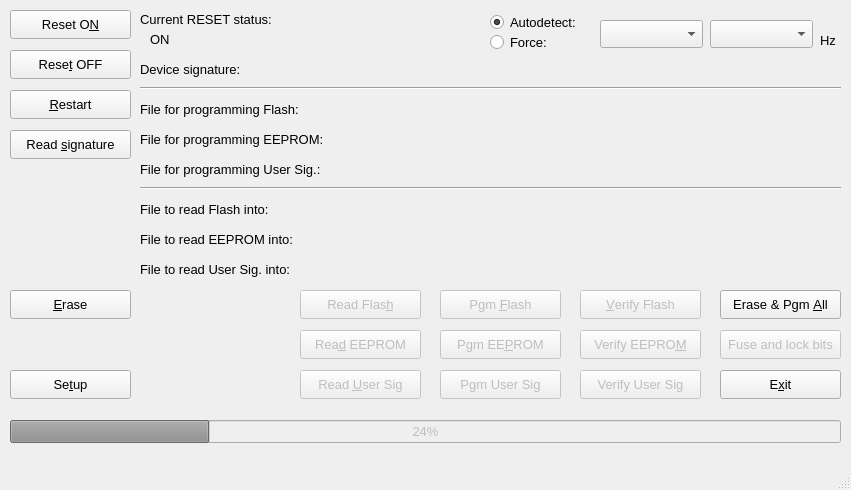
<?xml version="1.0" encoding="UTF-8"?>
<ui version="4.0">
 <class>isp_gui</class>
 <widget class="QMainWindow" name="isp_gui">
  <property name="geometry">
   <rect>
    <x>0</x>
    <y>0</y>
    <width>851</width>
    <height>490</height>
   </rect>
  </property>
  <property name="minimumSize">
   <size>
    <width>851</width>
    <height>490</height>
   </size>
  </property>
  <property name="maximumSize">
   <size>
    <width>851</width>
    <height>490</height>
   </size>
  </property>
  <property name="font">
   <font>
    <pointsize>10</pointsize>
   </font>
  </property>
  <property name="windowTitle">
   <string>ISP Programmer</string>
  </property>
  <property name="windowIcon">
   <iconset resource="../isp_gui.qrc">
    <normaloff>:/img/mainicon.ico</normaloff>:/img/mainicon.ico</iconset>
  </property>
  <property name="toolTip">
   <string/>
  </property>
  <property name="locale">
   <locale language="English" country="UnitedStates"/>
  </property>
  <widget class="QWidget" name="centralWidget">
   <widget class="QPushButton" name="pushButtonResetOn">
    <property name="geometry">
     <rect>
      <x>10</x>
      <y>10</y>
      <width>121</width>
      <height>29</height>
     </rect>
    </property>
    <property name="text">
     <string>Reset O&amp;N</string>
    </property>
   </widget>
   <widget class="QPushButton" name="pushButtonResetOff">
    <property name="geometry">
     <rect>
      <x>10</x>
      <y>50</y>
      <width>121</width>
      <height>29</height>
     </rect>
    </property>
    <property name="text">
     <string>Rese&amp;t OFF</string>
    </property>
   </widget>
   <widget class="QPushButton" name="pushButtonRestart">
    <property name="geometry">
     <rect>
      <x>10</x>
      <y>90</y>
      <width>121</width>
      <height>29</height>
     </rect>
    </property>
    <property name="text">
     <string>&amp;Restart</string>
    </property>
   </widget>
   <widget class="QPushButton" name="pushButtonReadSig">
    <property name="geometry">
     <rect>
      <x>10</x>
      <y>130</y>
      <width>121</width>
      <height>29</height>
     </rect>
    </property>
    <property name="text">
     <string>Read &amp;signature</string>
    </property>
   </widget>
   <widget class="QPushButton" name="pushButtonErase">
    <property name="geometry">
     <rect>
      <x>10</x>
      <y>290</y>
      <width>121</width>
      <height>29</height>
     </rect>
    </property>
    <property name="text">
     <string>&amp;Erase</string>
    </property>
   </widget>
   <widget class="QPushButton" name="pushButtonSetup">
    <property name="geometry">
     <rect>
      <x>10</x>
      <y>370</y>
      <width>121</width>
      <height>29</height>
     </rect>
    </property>
    <property name="text">
     <string>Se&amp;tup</string>
    </property>
   </widget>
   <widget class="QPushButton" name="pushButtonReadFlash">
    <property name="enabled">
     <bool>false</bool>
    </property>
    <property name="geometry">
     <rect>
      <x>300</x>
      <y>290</y>
      <width>121</width>
      <height>29</height>
     </rect>
    </property>
    <property name="text">
     <string>Read Flas&amp;h</string>
    </property>
   </widget>
   <widget class="QPushButton" name="pushButtonPgmFlash">
    <property name="enabled">
     <bool>false</bool>
    </property>
    <property name="geometry">
     <rect>
      <x>440</x>
      <y>290</y>
      <width>121</width>
      <height>29</height>
     </rect>
    </property>
    <property name="text">
     <string>Pgm &amp;Flash</string>
    </property>
   </widget>
   <widget class="QPushButton" name="pushButtonVerifyFlash">
    <property name="enabled">
     <bool>false</bool>
    </property>
    <property name="geometry">
     <rect>
      <x>580</x>
      <y>290</y>
      <width>121</width>
      <height>29</height>
     </rect>
    </property>
    <property name="text">
     <string>&amp;Verify Flash</string>
    </property>
   </widget>
   <widget class="QPushButton" name="pushButtonErasePgmAll">
    <property name="geometry">
     <rect>
      <x>720</x>
      <y>290</y>
      <width>121</width>
      <height>29</height>
     </rect>
    </property>
    <property name="text">
     <string>Erase &amp;&amp; Pgm &amp;All</string>
    </property>
   </widget>
   <widget class="QPushButton" name="pushButtonReadEeprom">
    <property name="enabled">
     <bool>false</bool>
    </property>
    <property name="geometry">
     <rect>
      <x>300</x>
      <y>330</y>
      <width>121</width>
      <height>29</height>
     </rect>
    </property>
    <property name="text">
     <string>Rea&amp;d EEPROM</string>
    </property>
   </widget>
   <widget class="QPushButton" name="pushButtonPgmEeprom">
    <property name="enabled">
     <bool>false</bool>
    </property>
    <property name="geometry">
     <rect>
      <x>440</x>
      <y>330</y>
      <width>121</width>
      <height>29</height>
     </rect>
    </property>
    <property name="text">
     <string>Pgm EE&amp;PROM</string>
    </property>
   </widget>
   <widget class="QPushButton" name="pushButtonVerifyEeprom">
    <property name="enabled">
     <bool>false</bool>
    </property>
    <property name="geometry">
     <rect>
      <x>580</x>
      <y>330</y>
      <width>121</width>
      <height>29</height>
     </rect>
    </property>
    <property name="text">
     <string>Verify EEPRO&amp;M</string>
    </property>
   </widget>
   <widget class="QPushButton" name="pushButtonFuseLockBits">
    <property name="enabled">
     <bool>false</bool>
    </property>
    <property name="geometry">
     <rect>
      <x>720</x>
      <y>330</y>
      <width>121</width>
      <height>29</height>
     </rect>
    </property>
    <property name="text">
     <string>Fuse and lock bits</string>
    </property>
   </widget>
   <widget class="QPushButton" name="pushButtonReadUserSig">
    <property name="enabled">
     <bool>false</bool>
    </property>
    <property name="geometry">
     <rect>
      <x>300</x>
      <y>370</y>
      <width>121</width>
      <height>29</height>
     </rect>
    </property>
    <property name="text">
     <string>Read &amp;User Sig</string>
    </property>
   </widget>
   <widget class="QPushButton" name="pushButtonPgmUserSig">
    <property name="enabled">
     <bool>false</bool>
    </property>
    <property name="geometry">
     <rect>
      <x>440</x>
      <y>370</y>
      <width>121</width>
      <height>29</height>
     </rect>
    </property>
    <property name="text">
     <string>Pgm User Sig</string>
    </property>
   </widget>
   <widget class="QPushButton" name="pushButtonVerifyUserSig">
    <property name="enabled">
     <bool>false</bool>
    </property>
    <property name="geometry">
     <rect>
      <x>580</x>
      <y>370</y>
      <width>121</width>
      <height>29</height>
     </rect>
    </property>
    <property name="text">
     <string>Verify User Sig</string>
    </property>
   </widget>
   <widget class="QPushButton" name="pushButtonExit">
    <property name="geometry">
     <rect>
      <x>720</x>
      <y>370</y>
      <width>121</width>
      <height>29</height>
     </rect>
    </property>
    <property name="text">
     <string>E&amp;xit</string>
    </property>
   </widget>
   <widget class="QProgressBar" name="progressBar">
    <property name="enabled">
     <bool>false</bool>
    </property>
    <property name="geometry">
     <rect>
      <x>10</x>
      <y>420</y>
      <width>831</width>
      <height>23</height>
     </rect>
    </property>
    <property name="value">
     <number>24</number>
    </property>
    <property name="alignment">
     <set>Qt::AlignLeading|Qt::AlignLeft|Qt::AlignVCenter</set>
    </property>
    <property name="textVisible">
     <bool>true</bool>
    </property>
    <property name="orientation">
     <enum>Qt::Horizontal</enum>
    </property>
    <property name="invertedAppearance">
     <bool>false</bool>
    </property>
    <property name="textDirection">
     <enum>QProgressBar::TopToBottom</enum>
    </property>
   </widget>
   <widget class="Line" name="line_1">
    <property name="geometry">
     <rect>
      <x>140</x>
      <y>80</y>
      <width>701</width>
      <height>16</height>
     </rect>
    </property>
    <property name="orientation">
     <enum>Qt::Horizontal</enum>
    </property>
   </widget>
   <widget class="QLabel" name="labelCurRes">
    <property name="geometry">
     <rect>
      <x>140</x>
      <y>10</y>
      <width>141</width>
      <height>18</height>
     </rect>
    </property>
    <property name="text">
     <string>Current RESET status:</string>
    </property>
   </widget>
   <widget class="QLabel" name="labelAbout">
    <property name="geometry">
     <rect>
      <x>20</x>
      <y>170</y>
      <width>101</width>
      <height>111</height>
     </rect>
    </property>
    <property name="font">
     <font>
      <weight>75</weight>
      <italic>true</italic>
      <bold>true</bold>
     </font>
    </property>
    <property name="text">
     <string/>
    </property>
   </widget>
   <widget class="QLabel" name="labelDevSig">
    <property name="geometry">
     <rect>
      <x>140</x>
      <y>60</y>
      <width>121</width>
      <height>18</height>
     </rect>
    </property>
    <property name="text">
     <string>Device signature:</string>
    </property>
   </widget>
   <widget class="QRadioButton" name="radioButtonAutodetect">
    <property name="geometry">
     <rect>
      <x>490</x>
      <y>10</y>
      <width>101</width>
      <height>24</height>
     </rect>
    </property>
    <property name="text">
     <string>Autodetect:</string>
    </property>
    <property name="checked">
     <bool>true</bool>
    </property>
   </widget>
   <widget class="QRadioButton" name="radioButtonForce">
    <property name="geometry">
     <rect>
      <x>490</x>
      <y>30</y>
      <width>101</width>
      <height>24</height>
     </rect>
    </property>
    <property name="text">
     <string>Force:</string>
    </property>
   </widget>
   <widget class="QLabel" name="labelFileForFlash">
    <property name="geometry">
     <rect>
      <x>140</x>
      <y>100</y>
      <width>201</width>
      <height>18</height>
     </rect>
    </property>
    <property name="text">
     <string>File for programming Flash:</string>
    </property>
   </widget>
   <widget class="QLabel" name="labelFileForEeprom">
    <property name="geometry">
     <rect>
      <x>140</x>
      <y>130</y>
      <width>201</width>
      <height>18</height>
     </rect>
    </property>
    <property name="text">
     <string>File for programming EEPROM:</string>
    </property>
   </widget>
   <widget class="QLabel" name="labelFileForUserSig">
    <property name="geometry">
     <rect>
      <x>140</x>
      <y>160</y>
      <width>201</width>
      <height>18</height>
     </rect>
    </property>
    <property name="text">
     <string>File for programming User Sig.:</string>
    </property>
   </widget>
   <widget class="Line" name="line_2">
    <property name="geometry">
     <rect>
      <x>140</x>
      <y>180</y>
      <width>701</width>
      <height>16</height>
     </rect>
    </property>
    <property name="orientation">
     <enum>Qt::Horizontal</enum>
    </property>
   </widget>
   <widget class="QLabel" name="labelFileToFlash">
    <property name="geometry">
     <rect>
      <x>140</x>
      <y>200</y>
      <width>201</width>
      <height>18</height>
     </rect>
    </property>
    <property name="text">
     <string>File to read Flash into:</string>
    </property>
   </widget>
   <widget class="QLabel" name="labelFileToEeprom">
    <property name="geometry">
     <rect>
      <x>140</x>
      <y>230</y>
      <width>201</width>
      <height>18</height>
     </rect>
    </property>
    <property name="text">
     <string>File to read EEPROM into:</string>
    </property>
   </widget>
   <widget class="QLabel" name="labelFileToUserSig">
    <property name="geometry">
     <rect>
      <x>140</x>
      <y>260</y>
      <width>201</width>
      <height>18</height>
     </rect>
    </property>
    <property name="text">
     <string>File to read User Sig. into:</string>
    </property>
   </widget>
   <widget class="QLabel" name="labelHz">
    <property name="geometry">
     <rect>
      <x>820</x>
      <y>30</y>
      <width>21</width>
      <height>20</height>
     </rect>
    </property>
    <property name="text">
     <string>Hz</string>
    </property>
   </widget>
   <widget class="QComboBox" name="comboBoxMcu">
    <property name="geometry">
     <rect>
      <x>600</x>
      <y>20</y>
      <width>103</width>
      <height>28</height>
     </rect>
    </property>
   </widget>
   <widget class="QComboBox" name="comboBoxFreq">
    <property name="geometry">
     <rect>
      <x>710</x>
      <y>20</y>
      <width>103</width>
      <height>28</height>
     </rect>
    </property>
   </widget>
   <widget class="QPushButton" name="pushButtonOpenFlash">
    <property name="geometry">
     <rect>
      <x>780</x>
      <y>90</y>
      <width>31</width>
      <height>29</height>
     </rect>
    </property>
    <property name="autoFillBackground">
     <bool>false</bool>
    </property>
    <property name="text">
     <string/>
    </property>
    <property name="icon">
     <iconset resource="../isp_gui.qrc">
      <normaloff>:/img/fileopen.bmp</normaloff>:/img/fileopen.bmp</iconset>
    </property>
    <property name="checkable">
     <bool>false</bool>
    </property>
    <property name="flat">
     <bool>true</bool>
    </property>
   </widget>
   <widget class="QPushButton" name="pushButtonOpenEeprom">
    <property name="geometry">
     <rect>
      <x>780</x>
      <y>120</y>
      <width>31</width>
      <height>29</height>
     </rect>
    </property>
    <property name="text">
     <string/>
    </property>
    <property name="icon">
     <iconset resource="../isp_gui.qrc">
      <normaloff>:/img/fileopen.bmp</normaloff>:/img/fileopen.bmp</iconset>
    </property>
    <property name="flat">
     <bool>true</bool>
    </property>
   </widget>
   <widget class="QPushButton" name="pushButtonOpenUserSig">
    <property name="geometry">
     <rect>
      <x>780</x>
      <y>150</y>
      <width>31</width>
      <height>29</height>
     </rect>
    </property>
    <property name="text">
     <string/>
    </property>
    <property name="icon">
     <iconset resource="../isp_gui.qrc">
      <normaloff>:/img/fileopen.bmp</normaloff>:/img/fileopen.bmp</iconset>
    </property>
    <property name="flat">
     <bool>true</bool>
    </property>
   </widget>
   <widget class="QPushButton" name="pushButtonClearOpenFlash">
    <property name="geometry">
     <rect>
      <x>810</x>
      <y>90</y>
      <width>31</width>
      <height>29</height>
     </rect>
    </property>
    <property name="text">
     <string/>
    </property>
    <property name="icon">
     <iconset resource="../isp_gui.qrc">
      <normaloff>:/img/nofile.bmp</normaloff>:/img/nofile.bmp</iconset>
    </property>
    <property name="flat">
     <bool>true</bool>
    </property>
   </widget>
   <widget class="QPushButton" name="pushButtonClearOpenEeprom">
    <property name="geometry">
     <rect>
      <x>810</x>
      <y>120</y>
      <width>31</width>
      <height>29</height>
     </rect>
    </property>
    <property name="text">
     <string/>
    </property>
    <property name="icon">
     <iconset resource="../isp_gui.qrc">
      <normaloff>:/img/nofile.bmp</normaloff>:/img/nofile.bmp</iconset>
    </property>
    <property name="flat">
     <bool>true</bool>
    </property>
   </widget>
   <widget class="QPushButton" name="pushButtonClearOpenUserSig">
    <property name="geometry">
     <rect>
      <x>810</x>
      <y>150</y>
      <width>31</width>
      <height>29</height>
     </rect>
    </property>
    <property name="text">
     <string/>
    </property>
    <property name="icon">
     <iconset resource="../isp_gui.qrc">
      <normaloff>:/img/nofile.bmp</normaloff>:/img/nofile.bmp</iconset>
    </property>
    <property name="flat">
     <bool>true</bool>
    </property>
   </widget>
   <widget class="QPushButton" name="pushButtonSaveFlash">
    <property name="geometry">
     <rect>
      <x>780</x>
      <y>190</y>
      <width>31</width>
      <height>29</height>
     </rect>
    </property>
    <property name="text">
     <string/>
    </property>
    <property name="icon">
     <iconset resource="../isp_gui.qrc">
      <normaloff>:/img/fileopen.bmp</normaloff>:/img/fileopen.bmp</iconset>
    </property>
    <property name="flat">
     <bool>true</bool>
    </property>
   </widget>
   <widget class="QPushButton" name="pushButtonClearSaveFlash">
    <property name="geometry">
     <rect>
      <x>810</x>
      <y>190</y>
      <width>31</width>
      <height>29</height>
     </rect>
    </property>
    <property name="text">
     <string/>
    </property>
    <property name="icon">
     <iconset resource="../isp_gui.qrc">
      <normaloff>:/img/nofile.bmp</normaloff>:/img/nofile.bmp</iconset>
    </property>
    <property name="flat">
     <bool>true</bool>
    </property>
   </widget>
   <widget class="QPushButton" name="pushButtonSaveEeprom">
    <property name="geometry">
     <rect>
      <x>780</x>
      <y>220</y>
      <width>31</width>
      <height>29</height>
     </rect>
    </property>
    <property name="text">
     <string/>
    </property>
    <property name="icon">
     <iconset resource="../isp_gui.qrc">
      <normaloff>:/img/fileopen.bmp</normaloff>:/img/fileopen.bmp</iconset>
    </property>
    <property name="flat">
     <bool>true</bool>
    </property>
   </widget>
   <widget class="QPushButton" name="pushButtonClearSaveEeprom">
    <property name="geometry">
     <rect>
      <x>810</x>
      <y>220</y>
      <width>31</width>
      <height>29</height>
     </rect>
    </property>
    <property name="text">
     <string/>
    </property>
    <property name="icon">
     <iconset resource="../isp_gui.qrc">
      <normaloff>:/img/nofile.bmp</normaloff>:/img/nofile.bmp</iconset>
    </property>
    <property name="flat">
     <bool>true</bool>
    </property>
   </widget>
   <widget class="QPushButton" name="pushButtonSaveUserSig">
    <property name="geometry">
     <rect>
      <x>780</x>
      <y>250</y>
      <width>31</width>
      <height>29</height>
     </rect>
    </property>
    <property name="text">
     <string/>
    </property>
    <property name="icon">
     <iconset resource="../isp_gui.qrc">
      <normaloff>:/img/fileopen.bmp</normaloff>:/img/fileopen.bmp</iconset>
    </property>
    <property name="flat">
     <bool>true</bool>
    </property>
   </widget>
   <widget class="QPushButton" name="pushButtonClearSaveUserSig">
    <property name="geometry">
     <rect>
      <x>810</x>
      <y>250</y>
      <width>31</width>
      <height>29</height>
     </rect>
    </property>
    <property name="text">
     <string/>
    </property>
    <property name="icon">
     <iconset resource="../isp_gui.qrc">
      <normaloff>:/img/nofile.bmp</normaloff>:/img/nofile.bmp</iconset>
    </property>
    <property name="flat">
     <bool>true</bool>
    </property>
   </widget>
   <widget class="QLabel" name="labelResetStatus">
    <property name="geometry">
     <rect>
      <x>150</x>
      <y>30</y>
      <width>69</width>
      <height>18</height>
     </rect>
    </property>
    <property name="text">
     <string>ON</string>
    </property>
   </widget>
   <zorder>pushButtonVerifyFlash</zorder>
   <zorder>pushButtonResetOn</zorder>
   <zorder>pushButtonResetOff</zorder>
   <zorder>pushButtonRestart</zorder>
   <zorder>pushButtonReadSig</zorder>
   <zorder>pushButtonErase</zorder>
   <zorder>pushButtonSetup</zorder>
   <zorder>pushButtonReadFlash</zorder>
   <zorder>pushButtonPgmFlash</zorder>
   <zorder>pushButtonErasePgmAll</zorder>
   <zorder>pushButtonReadEeprom</zorder>
   <zorder>pushButtonPgmEeprom</zorder>
   <zorder>pushButtonVerifyEeprom</zorder>
   <zorder>pushButtonFuseLockBits</zorder>
   <zorder>pushButtonReadUserSig</zorder>
   <zorder>pushButtonPgmUserSig</zorder>
   <zorder>pushButtonVerifyUserSig</zorder>
   <zorder>pushButtonExit</zorder>
   <zorder>progressBar</zorder>
   <zorder>line_1</zorder>
   <zorder>labelCurRes</zorder>
   <zorder>labelAbout</zorder>
   <zorder>labelDevSig</zorder>
   <zorder>radioButtonAutodetect</zorder>
   <zorder>radioButtonForce</zorder>
   <zorder>labelFileForFlash</zorder>
   <zorder>labelFileForEeprom</zorder>
   <zorder>labelFileForUserSig</zorder>
   <zorder>line_2</zorder>
   <zorder>labelFileToFlash</zorder>
   <zorder>labelFileToEeprom</zorder>
   <zorder>labelFileToUserSig</zorder>
   <zorder>labelHz</zorder>
   <zorder>comboBoxMcu</zorder>
   <zorder>comboBoxFreq</zorder>
   <zorder>pushButtonOpenFlash</zorder>
   <zorder>pushButtonOpenEeprom</zorder>
   <zorder>pushButtonOpenUserSig</zorder>
   <zorder>pushButtonClearOpenFlash</zorder>
   <zorder>pushButtonClearOpenEeprom</zorder>
   <zorder>pushButtonClearOpenUserSig</zorder>
   <zorder>pushButtonSaveFlash</zorder>
   <zorder>pushButtonClearSaveFlash</zorder>
   <zorder>pushButtonSaveEeprom</zorder>
   <zorder>pushButtonClearSaveEeprom</zorder>
   <zorder>pushButtonSaveUserSig</zorder>
   <zorder>pushButtonClearSaveUserSig</zorder>
   <zorder>labelResetStatus</zorder>
  </widget>
  <widget class="QStatusBar" name="statusBar"/>
 </widget>
 <layoutdefault spacing="6" margin="11"/>
 <tabstops>
  <tabstop>pushButtonResetOn</tabstop>
  <tabstop>pushButtonResetOff</tabstop>
  <tabstop>pushButtonRestart</tabstop>
  <tabstop>pushButtonReadSig</tabstop>
  <tabstop>radioButtonAutodetect</tabstop>
  <tabstop>radioButtonForce</tabstop>
  <tabstop>comboBoxMcu</tabstop>
  <tabstop>comboBoxFreq</tabstop>
  <tabstop>pushButtonOpenFlash</tabstop>
  <tabstop>pushButtonClearOpenFlash</tabstop>
  <tabstop>pushButtonOpenEeprom</tabstop>
  <tabstop>pushButtonClearOpenEeprom</tabstop>
  <tabstop>pushButtonOpenUserSig</tabstop>
  <tabstop>pushButtonClearOpenUserSig</tabstop>
  <tabstop>pushButtonSaveFlash</tabstop>
  <tabstop>pushButtonClearSaveFlash</tabstop>
  <tabstop>pushButtonSaveEeprom</tabstop>
  <tabstop>pushButtonClearSaveEeprom</tabstop>
  <tabstop>pushButtonSaveUserSig</tabstop>
  <tabstop>pushButtonClearSaveUserSig</tabstop>
  <tabstop>pushButtonErase</tabstop>
  <tabstop>pushButtonSetup</tabstop>
  <tabstop>pushButtonReadFlash</tabstop>
  <tabstop>pushButtonReadEeprom</tabstop>
  <tabstop>pushButtonReadUserSig</tabstop>
  <tabstop>pushButtonPgmFlash</tabstop>
  <tabstop>pushButtonPgmEeprom</tabstop>
  <tabstop>pushButtonPgmUserSig</tabstop>
  <tabstop>pushButtonVerifyFlash</tabstop>
  <tabstop>pushButtonVerifyEeprom</tabstop>
  <tabstop>pushButtonVerifyUserSig</tabstop>
  <tabstop>pushButtonErasePgmAll</tabstop>
  <tabstop>pushButtonFuseLockBits</tabstop>
  <tabstop>pushButtonExit</tabstop>
 </tabstops>
 <resources>
  <include location="../isp_gui.qrc"/>
 </resources>
 <connections/>
</ui>
